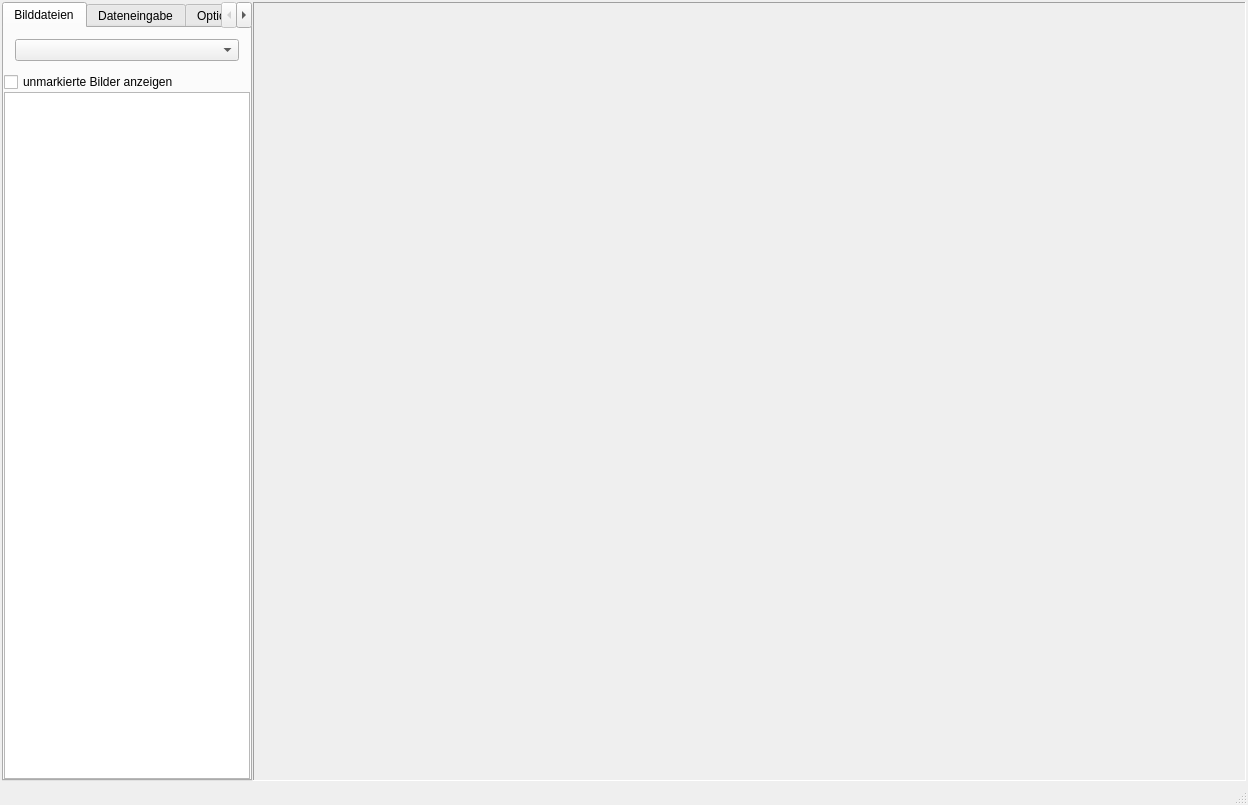
<?xml version="1.0" encoding="UTF-8"?>
<ui version="4.0">
 <class>MainWindow</class>
 <widget class="QMainWindow" name="MainWindow">
  <property name="geometry">
   <rect>
    <x>0</x>
    <y>0</y>
    <width>1248</width>
    <height>805</height>
   </rect>
  </property>
  <property name="sizePolicy">
   <sizepolicy hsizetype="Minimum" vsizetype="Minimum">
    <horstretch>0</horstretch>
    <verstretch>0</verstretch>
   </sizepolicy>
  </property>
  <property name="minimumSize">
   <size>
    <width>800</width>
    <height>600</height>
   </size>
  </property>
  <property name="baseSize">
   <size>
    <width>800</width>
    <height>600</height>
   </size>
  </property>
  <property name="windowTitle">
   <string>MainWindow</string>
  </property>
  <property name="layoutDirection">
   <enum>Qt::LeftToRight</enum>
  </property>
  <property name="styleSheet">
   <string notr="true"/>
  </property>
  <widget class="QWidget" name="centralWidget">
   <layout class="QHBoxLayout" name="horizontalLayout">
    <property name="spacing">
     <number>1</number>
    </property>
    <property name="leftMargin">
     <number>1</number>
    </property>
    <property name="topMargin">
     <number>1</number>
    </property>
    <property name="rightMargin">
     <number>1</number>
    </property>
    <property name="bottomMargin">
     <number>1</number>
    </property>
    <item>
     <widget class="QWidget" name="wdtMain" native="true">
      <layout class="QHBoxLayout" name="horizontalLayout_4">
       <property name="spacing">
        <number>1</number>
       </property>
       <property name="leftMargin">
        <number>1</number>
       </property>
       <property name="topMargin">
        <number>1</number>
       </property>
       <property name="rightMargin">
        <number>1</number>
       </property>
       <property name="bottomMargin">
        <number>1</number>
       </property>
       <item>
        <widget class="QWidget" name="wdgTopMain" native="true">
         <property name="minimumSize">
          <size>
           <width>250</width>
           <height>100</height>
          </size>
         </property>
         <property name="maximumSize">
          <size>
           <width>250</width>
           <height>16777215</height>
          </size>
         </property>
         <layout class="QVBoxLayout" name="verticalLayout_3">
          <property name="spacing">
           <number>0</number>
          </property>
          <property name="leftMargin">
           <number>0</number>
          </property>
          <property name="topMargin">
           <number>0</number>
          </property>
          <property name="rightMargin">
           <number>0</number>
          </property>
          <property name="bottomMargin">
           <number>0</number>
          </property>
          <item>
           <widget class="QTabWidget" name="tbxTasks">
            <property name="enabled">
             <bool>true</bool>
            </property>
            <property name="sizePolicy">
             <sizepolicy hsizetype="Expanding" vsizetype="Expanding">
              <horstretch>0</horstretch>
              <verstretch>0</verstretch>
             </sizepolicy>
            </property>
            <property name="minimumSize">
             <size>
              <width>250</width>
              <height>300</height>
             </size>
            </property>
            <property name="maximumSize">
             <size>
              <width>250</width>
              <height>100000</height>
             </size>
            </property>
            <property name="layoutDirection">
             <enum>Qt::LeftToRight</enum>
            </property>
            <property name="autoFillBackground">
             <bool>false</bool>
            </property>
            <property name="styleSheet">
             <string notr="true">/*QToolBox::tab {
    background: qlineargradient(x1: 0, y1: 0, x2: 0, y2: 1,
                                stop: 0 #E1E1E1, stop: 0.4 #DDDDDD,
                                stop: 0.5 #D8D8D8, stop: 1.0 #D3D3D3);
    border-radius: 3px;
    color: darkgray;
}

QToolBox::tab:selected { 
    font: italic;
    color: black;
}*/</string>
            </property>
            <property name="currentIndex">
             <number>0</number>
            </property>
            <widget class="QWidget" name="tbxTasksPage1">
             <attribute name="title">
              <string>Bilddateien</string>
             </attribute>
             <layout class="QVBoxLayout" name="verticalLayout_7">
              <property name="spacing">
               <number>0</number>
              </property>
              <property name="leftMargin">
               <number>0</number>
              </property>
              <property name="topMargin">
               <number>0</number>
              </property>
              <property name="rightMargin">
               <number>0</number>
              </property>
              <property name="bottomMargin">
               <number>0</number>
              </property>
              <item>
               <widget class="QWidget" name="wdgImageTable" native="true">
                <layout class="QVBoxLayout" name="verticalLayout_5">
                 <property name="spacing">
                  <number>0</number>
                 </property>
                 <property name="leftMargin">
                  <number>0</number>
                 </property>
                 <property name="topMargin">
                  <number>0</number>
                 </property>
                 <property name="rightMargin">
                  <number>0</number>
                 </property>
                 <property name="bottomMargin">
                  <number>0</number>
                 </property>
                 <item>
                  <widget class="QFrame" name="frame">
                   <property name="frameShape">
                    <enum>QFrame::NoFrame</enum>
                   </property>
                   <property name="frameShadow">
                    <enum>QFrame::Plain</enum>
                   </property>
                   <layout class="QGridLayout" name="gridLayout_2">
                    <item row="0" column="0">
                     <widget class="QComboBox" name="cmbSession"/>
                    </item>
                   </layout>
                  </widget>
                 </item>
                 <item>
                  <widget class="QCheckBox" name="chbNotReady">
                   <property name="text">
                    <string>unmarkierte Bilder anzeigen</string>
                   </property>
                  </widget>
                 </item>
                 <item>
                  <widget class="QTableView" name="image_table">
                   <property name="font">
                    <font>
                     <family>Courier New</family>
                     <pointsize>11</pointsize>
                    </font>
                   </property>
                   <property name="editTriggers">
                    <set>QAbstractItemView::NoEditTriggers</set>
                   </property>
                   <property name="alternatingRowColors">
                    <bool>true</bool>
                   </property>
                   <property name="selectionMode">
                    <enum>QAbstractItemView::SingleSelection</enum>
                   </property>
                   <property name="selectionBehavior">
                    <enum>QAbstractItemView::SelectRows</enum>
                   </property>
                   <property name="verticalScrollMode">
                    <enum>QAbstractItemView::ScrollPerItem</enum>
                   </property>
                   <property name="horizontalScrollMode">
                    <enum>QAbstractItemView::ScrollPerPixel</enum>
                   </property>
                   <property name="gridStyle">
                    <enum>Qt::SolidLine</enum>
                   </property>
                   <attribute name="horizontalHeaderStretchLastSection">
                    <bool>true</bool>
                   </attribute>
                   <attribute name="verticalHeaderVisible">
                    <bool>false</bool>
                   </attribute>
                  </widget>
                 </item>
                </layout>
               </widget>
              </item>
             </layout>
            </widget>
            <widget class="QWidget" name="tbxTasksPage2">
             <attribute name="title">
              <string>Dateneingabe</string>
             </attribute>
             <layout class="QVBoxLayout" name="verticalLayout_8">
              <property name="spacing">
               <number>2</number>
              </property>
              <property name="leftMargin">
               <number>2</number>
              </property>
              <property name="topMargin">
               <number>2</number>
              </property>
              <property name="rightMargin">
               <number>2</number>
              </property>
              <property name="bottomMargin">
               <number>2</number>
              </property>
              <item>
               <widget class="QFrame" name="wgdMapInfo">
                <property name="maximumSize">
                 <size>
                  <width>249</width>
                  <height>360</height>
                 </size>
                </property>
                <layout class="QVBoxLayout" name="verticalLayout_4">
                 <property name="spacing">
                  <number>0</number>
                 </property>
                 <property name="leftMargin">
                  <number>0</number>
                 </property>
                 <property name="topMargin">
                  <number>0</number>
                 </property>
                 <property name="rightMargin">
                  <number>0</number>
                 </property>
                 <property name="bottomMargin">
                  <number>0</number>
                 </property>
                 <item>
                  <widget class="QWidget" name="wdgMapTabButtons" native="true">
                   <layout class="QHBoxLayout" name="horizontalLayout_2">
                    <property name="spacing">
                     <number>0</number>
                    </property>
                    <property name="leftMargin">
                     <number>0</number>
                    </property>
                    <property name="topMargin">
                     <number>0</number>
                    </property>
                    <property name="rightMargin">
                     <number>0</number>
                    </property>
                    <property name="bottomMargin">
                     <number>0</number>
                    </property>
                    <item>
                     <widget class="QToolButton" name="btnPrevTile">
                      <property name="enabled">
                       <bool>true</bool>
                      </property>
                      <property name="sizePolicy">
                       <sizepolicy hsizetype="Preferred" vsizetype="Preferred">
                        <horstretch>1</horstretch>
                        <verstretch>0</verstretch>
                       </sizepolicy>
                      </property>
                      <property name="toolTip">
                       <string>vorherige Kachel</string>
                      </property>
                      <property name="text">
                       <string>...</string>
                      </property>
                      <property name="icon">
                       <iconset theme="arrow-left"/>
                      </property>
                     </widget>
                    </item>
                    <item>
                     <widget class="QToolButton" name="btnNextTile">
                      <property name="enabled">
                       <bool>true</bool>
                      </property>
                      <property name="sizePolicy">
                       <sizepolicy hsizetype="Preferred" vsizetype="Preferred">
                        <horstretch>1</horstretch>
                        <verstretch>0</verstretch>
                       </sizepolicy>
                      </property>
                      <property name="toolTip">
                       <string>nächste Kachel</string>
                      </property>
                      <property name="text">
                       <string/>
                      </property>
                      <property name="icon">
                       <iconset theme="arrow-right"/>
                      </property>
                     </widget>
                    </item>
                    <item>
                     <widget class="QToolButton" name="btnMapZoomExtent">
                      <property name="sizePolicy">
                       <sizepolicy hsizetype="Preferred" vsizetype="Preferred">
                        <horstretch>1</horstretch>
                        <verstretch>0</verstretch>
                       </sizepolicy>
                      </property>
                      <property name="minimumSize">
                       <size>
                        <width>0</width>
                        <height>0</height>
                       </size>
                      </property>
                      <property name="toolTip">
                       <string>Gesamtdarstellung</string>
                      </property>
                      <property name="text">
                       <string/>
                      </property>
                      <property name="icon">
                       <iconset theme="zoom-fit-best"/>
                      </property>
                     </widget>
                    </item>
                    <item>
                     <widget class="QToolButton" name="btnMapZoom1by1">
                      <property name="sizePolicy">
                       <sizepolicy hsizetype="Preferred" vsizetype="Preferred">
                        <horstretch>1</horstretch>
                        <verstretch>0</verstretch>
                       </sizepolicy>
                      </property>
                      <property name="minimumSize">
                       <size>
                        <width>0</width>
                        <height>0</height>
                       </size>
                      </property>
                      <property name="toolTip">
                       <string>Zoom 1:1</string>
                      </property>
                      <property name="text">
                       <string>...</string>
                      </property>
                      <property name="icon">
                       <iconset theme="zoom-original"/>
                      </property>
                     </widget>
                    </item>
                    <item>
                     <widget class="QToolButton" name="btnMapPan">
                      <property name="sizePolicy">
                       <sizepolicy hsizetype="Preferred" vsizetype="Preferred">
                        <horstretch>1</horstretch>
                        <verstretch>0</verstretch>
                       </sizepolicy>
                      </property>
                      <property name="minimumSize">
                       <size>
                        <width>0</width>
                        <height>0</height>
                       </size>
                      </property>
                      <property name="toolTip">
                       <string>In der Karte bewegen</string>
                      </property>
                      <property name="text">
                       <string/>
                      </property>
                      <property name="icon">
                       <iconset theme="transform-move"/>
                      </property>
                      <property name="checkable">
                       <bool>true</bool>
                      </property>
                      <attribute name="buttonGroup">
                       <string notr="true">btgMapMode</string>
                      </attribute>
                     </widget>
                    </item>
                    <item>
                     <widget class="QToolButton" name="btnMapDigitize">
                      <property name="sizePolicy">
                       <sizepolicy hsizetype="Preferred" vsizetype="Preferred">
                        <horstretch>1</horstretch>
                        <verstretch>0</verstretch>
                       </sizepolicy>
                      </property>
                      <property name="minimumSize">
                       <size>
                        <width>0</width>
                        <height>0</height>
                       </size>
                      </property>
                      <property name="toolTip">
                       <string>Objekte digitalisieren</string>
                      </property>
                      <property name="text">
                       <string/>
                      </property>
                      <property name="icon">
                       <iconset theme="format-add-node"/>
                      </property>
                      <property name="checkable">
                       <bool>true</bool>
                      </property>
                      <attribute name="buttonGroup">
                       <string notr="true">btgMapMode</string>
                      </attribute>
                     </widget>
                    </item>
                    <item>
                     <widget class="QToolButton" name="btnMapSelect">
                      <property name="sizePolicy">
                       <sizepolicy hsizetype="Preferred" vsizetype="Preferred">
                        <horstretch>1</horstretch>
                        <verstretch>0</verstretch>
                       </sizepolicy>
                      </property>
                      <property name="minimumSize">
                       <size>
                        <width>0</width>
                        <height>0</height>
                       </size>
                      </property>
                      <property name="toolTip">
                       <string>Objekt auswählen</string>
                      </property>
                      <property name="text">
                       <string/>
                      </property>
                      <property name="icon">
                       <iconset theme="edit-node"/>
                      </property>
                      <property name="checkable">
                       <bool>true</bool>
                      </property>
                      <attribute name="buttonGroup">
                       <string notr="true">btgMapMode</string>
                      </attribute>
                     </widget>
                    </item>
                    <item>
                     <widget class="QToolButton" name="btnMapRmObj">
                      <property name="enabled">
                       <bool>false</bool>
                      </property>
                      <property name="sizePolicy">
                       <sizepolicy hsizetype="Preferred" vsizetype="Preferred">
                        <horstretch>1</horstretch>
                        <verstretch>0</verstretch>
                       </sizepolicy>
                      </property>
                      <property name="minimumSize">
                       <size>
                        <width>0</width>
                        <height>0</height>
                       </size>
                      </property>
                      <property name="toolTip">
                       <string>Objekt löschen</string>
                      </property>
                      <property name="text">
                       <string/>
                      </property>
                      <property name="icon">
                       <iconset theme="format-remove-node"/>
                      </property>
                     </widget>
                    </item>
                   </layout>
                  </widget>
                 </item>
                 <item>
                  <widget class="QWidget" name="wdgOverview" native="true">
                   <property name="sizePolicy">
                    <sizepolicy hsizetype="Expanding" vsizetype="Preferred">
                     <horstretch>0</horstretch>
                     <verstretch>0</verstretch>
                    </sizepolicy>
                   </property>
                   <property name="minimumSize">
                    <size>
                     <width>240</width>
                     <height>240</height>
                    </size>
                   </property>
                   <property name="maximumSize">
                    <size>
                     <width>16777215</width>
                     <height>16777215</height>
                    </size>
                   </property>
                  </widget>
                 </item>
                 <item>
                  <widget class="QLabel" name="lblPixel">
                   <property name="sizePolicy">
                    <sizepolicy hsizetype="Preferred" vsizetype="Fixed">
                     <horstretch>0</horstretch>
                     <verstretch>0</verstretch>
                    </sizepolicy>
                   </property>
                   <property name="minimumSize">
                    <size>
                     <width>180</width>
                     <height>0</height>
                    </size>
                   </property>
                   <property name="maximumSize">
                    <size>
                     <width>240</width>
                     <height>16777215</height>
                    </size>
                   </property>
                   <property name="font">
                    <font>
                     <pointsize>8</pointsize>
                    </font>
                   </property>
                   <property name="text">
                    <string>Position:  ------ ------ </string>
                   </property>
                   <property name="textFormat">
                    <enum>Qt::PlainText</enum>
                   </property>
                  </widget>
                 </item>
                 <item>
                  <widget class="QLabel" name="lblUTM">
                   <property name="sizePolicy">
                    <sizepolicy hsizetype="Preferred" vsizetype="Fixed">
                     <horstretch>0</horstretch>
                     <verstretch>0</verstretch>
                    </sizepolicy>
                   </property>
                   <property name="font">
                    <font>
                     <pointsize>8</pointsize>
                    </font>
                   </property>
                   <property name="text">
                    <string>UTM ----------.-- ---------.-- m</string>
                   </property>
                  </widget>
                 </item>
                 <item>
                  <widget class="QLabel" name="lblScale">
                   <property name="maximumSize">
                    <size>
                     <width>245</width>
                     <height>16777215</height>
                    </size>
                   </property>
                   <property name="font">
                    <font>
                     <pointsize>8</pointsize>
                    </font>
                   </property>
                   <property name="text">
                    <string>Skale ----- -----</string>
                   </property>
                   <property name="textFormat">
                    <enum>Qt::RichText</enum>
                   </property>
                  </widget>
                 </item>
                 <item>
                  <widget class="QLabel" name="lblMode">
                   <property name="maximumSize">
                    <size>
                     <width>240</width>
                     <height>16777215</height>
                    </size>
                   </property>
                   <property name="font">
                    <font>
                     <pointsize>8</pointsize>
                    </font>
                   </property>
                   <property name="text">
                    <string>Mode</string>
                   </property>
                  </widget>
                 </item>
                </layout>
               </widget>
              </item>
              <item>
               <widget class="QFrame" name="gbxLyrSelect">
                <property name="sizePolicy">
                 <sizepolicy hsizetype="Preferred" vsizetype="Minimum">
                  <horstretch>0</horstretch>
                  <verstretch>0</verstretch>
                 </sizepolicy>
                </property>
                <property name="maximumSize">
                 <size>
                  <width>245</width>
                  <height>16777215</height>
                 </size>
                </property>
                <layout class="QGridLayout" name="gridLayout">
                 <property name="leftMargin">
                  <number>0</number>
                 </property>
                 <property name="topMargin">
                  <number>0</number>
                 </property>
                 <property name="rightMargin">
                  <number>0</number>
                 </property>
                 <property name="bottomMargin">
                  <number>0</number>
                 </property>
                 <property name="spacing">
                  <number>1</number>
                 </property>
                 <item row="3" column="0">
                  <widget class="QRadioButton" name="rbVS">
                   <property name="text">
                    <string>Vo&amp;gel sw.</string>
                   </property>
                   <property name="checked">
                    <bool>true</bool>
                   </property>
                   <property name="dbvalue" stdset="0">
                    <string>VS</string>
                   </property>
                   <attribute name="buttonGroup">
                    <string notr="true">button_group_types</string>
                   </attribute>
                  </widget>
                 </item>
                 <item row="4" column="0">
                  <widget class="QRadioButton" name="rbVF">
                   <property name="text">
                    <string>&amp;Vogel fl.</string>
                   </property>
                   <property name="dbvalue" stdset="0">
                    <string>VF</string>
                   </property>
                   <attribute name="buttonGroup">
                    <string notr="true">button_group_types</string>
                   </attribute>
                  </widget>
                 </item>
                 <item row="1" column="0" colspan="2">
                  <widget class="QCheckBox" name="chbHideMarker">
                   <property name="text">
                    <string>Markierung ausblenden</string>
                   </property>
                  </widget>
                 </item>
                 <item row="5" column="0">
                  <widget class="QRadioButton" name="rbMM">
                   <property name="text">
                    <string>Meeress&amp;äuger</string>
                   </property>
                   <property name="dbvalue" stdset="0">
                    <string>MM</string>
                   </property>
                   <attribute name="buttonGroup">
                    <string notr="true">button_group_types</string>
                   </attribute>
                  </widget>
                 </item>
                 <item row="4" column="1">
                  <widget class="QRadioButton" name="rbUFO">
                   <property name="text">
                    <string>&amp;unbekannt</string>
                   </property>
                   <property name="dbvalue" stdset="0">
                    <string>UO</string>
                   </property>
                   <attribute name="buttonGroup">
                    <string notr="true">button_group_types</string>
                   </attribute>
                  </widget>
                 </item>
                 <item row="5" column="1">
                  <widget class="QRadioButton" name="rbTR">
                   <property name="text">
                    <string>M&amp;üll</string>
                   </property>
                   <property name="dbvalue" stdset="0">
                    <string>TR</string>
                   </property>
                   <attribute name="buttonGroup">
                    <string notr="true">button_group_types</string>
                   </attribute>
                  </widget>
                 </item>
                 <item row="3" column="1">
                  <widget class="QRadioButton" name="rbAN">
                   <property name="text">
                    <string>an&amp;thropogen</string>
                   </property>
                   <property name="dbvalue" stdset="0">
                    <string>AN</string>
                   </property>
                   <attribute name="buttonGroup">
                    <string notr="true">button_group_types</string>
                   </attribute>
                  </widget>
                 </item>
                </layout>
               </widget>
              </item>
              <item>
               <widget class="QTableView" name="tbwObjects">
                <property name="styleSheet">
                 <string notr="true"/>
                </property>
                <property name="editTriggers">
                 <set>QAbstractItemView::NoEditTriggers</set>
                </property>
                <property name="alternatingRowColors">
                 <bool>true</bool>
                </property>
                <property name="selectionMode">
                 <enum>QAbstractItemView::SingleSelection</enum>
                </property>
                <property name="selectionBehavior">
                 <enum>QAbstractItemView::SelectRows</enum>
                </property>
                <property name="horizontalScrollMode">
                 <enum>QAbstractItemView::ScrollPerPixel</enum>
                </property>
                <attribute name="horizontalHeaderStretchLastSection">
                 <bool>true</bool>
                </attribute>
                <attribute name="verticalHeaderVisible">
                 <bool>false</bool>
                </attribute>
               </widget>
              </item>
             </layout>
            </widget>
            <widget class="QWidget" name="tab">
             <attribute name="title">
              <string>Optionen</string>
             </attribute>
             <layout class="QGridLayout" name="gridLayout_3">
              <item row="0" column="0">
               <widget class="QToolButton" name="option_server">
                <property name="sizePolicy">
                 <sizepolicy hsizetype="Expanding" vsizetype="Fixed">
                  <horstretch>0</horstretch>
                  <verstretch>0</verstretch>
                 </sizepolicy>
                </property>
                <property name="text">
                 <string>Server wählen</string>
                </property>
                <property name="icon">
                 <iconset theme="server-database">
                  <normaloff/>
                 </iconset>
                </property>
                <property name="toolButtonStyle">
                 <enum>Qt::ToolButtonTextBesideIcon</enum>
                </property>
               </widget>
              </item>
              <item row="2" column="0">
               <spacer name="verticalSpacer">
                <property name="orientation">
                 <enum>Qt::Vertical</enum>
                </property>
                <property name="sizeHint" stdset="0">
                 <size>
                  <width>20</width>
                  <height>40</height>
                 </size>
                </property>
               </spacer>
              </item>
              <item row="1" column="0">
               <widget class="QToolButton" name="option_admin">
                <property name="sizePolicy">
                 <sizepolicy hsizetype="Expanding" vsizetype="Fixed">
                  <horstretch>0</horstretch>
                  <verstretch>0</verstretch>
                 </sizepolicy>
                </property>
                <property name="text">
                 <string>Admin Zugang freischalten</string>
                </property>
                <property name="icon">
                 <iconset theme="object-locked">
                  <normaloff/>
                 </iconset>
                </property>
                <property name="toolButtonStyle">
                 <enum>Qt::ToolButtonTextBesideIcon</enum>
                </property>
               </widget>
              </item>
             </layout>
            </widget>
           </widget>
          </item>
         </layout>
        </widget>
       </item>
       <item>
        <widget class="QFrame" name="frmMap">
         <property name="sizePolicy">
          <sizepolicy hsizetype="Preferred" vsizetype="Preferred">
           <horstretch>1</horstretch>
           <verstretch>0</verstretch>
          </sizepolicy>
         </property>
         <property name="font">
          <font>
           <family>Courier 10 Pitch</family>
           <pointsize>10</pointsize>
          </font>
         </property>
         <property name="frameShape">
          <enum>QFrame::Panel</enum>
         </property>
         <property name="frameShadow">
          <enum>QFrame::Sunken</enum>
         </property>
         <layout class="QVBoxLayout" name="verticalLayout">
          <property name="spacing">
           <number>1</number>
          </property>
          <property name="leftMargin">
           <number>1</number>
          </property>
          <property name="topMargin">
           <number>1</number>
          </property>
          <property name="rightMargin">
           <number>1</number>
          </property>
          <property name="bottomMargin">
           <number>1</number>
          </property>
          <item>
           <widget class="QWidget" name="wdgMap" native="true">
            <property name="sizePolicy">
             <sizepolicy hsizetype="Expanding" vsizetype="Expanding">
              <horstretch>0</horstretch>
              <verstretch>0</verstretch>
             </sizepolicy>
            </property>
            <property name="minimumSize">
             <size>
              <width>400</width>
              <height>400</height>
             </size>
            </property>
            <property name="layoutDirection">
             <enum>Qt::LeftToRight</enum>
            </property>
            <property name="autoFillBackground">
             <bool>false</bool>
            </property>
           </widget>
          </item>
         </layout>
        </widget>
       </item>
      </layout>
     </widget>
    </item>
   </layout>
  </widget>
  <widget class="QStatusBar" name="statusBar"/>
 </widget>
 <layoutdefault spacing="6" margin="11"/>
 <resources/>
 <connections/>
 <buttongroups>
  <buttongroup name="button_group_types"/>
  <buttongroup name="btgMapMode"/>
 </buttongroups>
</ui>
